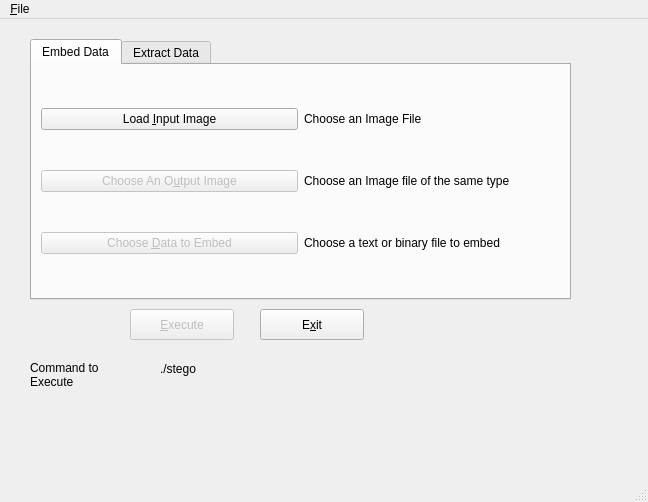
<ui version="4.0" >
 <author></author>
 <comment></comment>
 <exportmacro></exportmacro>
 <class>mainWindow</class>
 <widget class="QMainWindow" name="mainWindow" >
  <property name="geometry" >
   <rect>
    <x>0</x>
    <y>0</y>
    <width>648</width>
    <height>502</height>
   </rect>
  </property>
  <property name="windowTitle" >
   <string>Stego ver. 1.0</string>
  </property>
  <widget class="QWidget" name="centralwidget" >
   <widget class="QTabWidget" name="tabWidget" >
    <property name="geometry" >
     <rect>
      <x>30</x>
      <y>20</y>
      <width>541</width>
      <height>261</height>
     </rect>
    </property>
    <property name="toolTip" >
     <string>Choose the appropriate tab for the action you wish to perform</string>
    </property>
    <property name="currentIndex" >
     <number>0</number>
    </property>
    <widget class="QWidget" name="tab" >
     <attribute name="title" >
      <string>Embed Data</string>
     </attribute>
     <layout class="QGridLayout" >
      <property name="margin" >
       <number>9</number>
      </property>
      <property name="spacing" >
       <number>6</number>
      </property>
      <item row="2" column="1" >
       <widget class="QLabel" name="label_4" >
        <property name="text" >
         <string>Choose a text or binary file to embed</string>
        </property>
       </widget>
      </item>
      <item row="1" column="1" >
       <widget class="QLabel" name="label_3" >
        <property name="text" >
         <string>Choose an Image file of the same type</string>
        </property>
       </widget>
      </item>
      <item row="0" column="1" >
       <widget class="QLabel" name="label_2" >
        <property name="text" >
         <string>Choose an Image File</string>
        </property>
       </widget>
      </item>
      <item row="2" column="0" >
       <widget class="QPushButton" name="EData" >
        <property name="enabled" >
         <bool>false</bool>
        </property>
        <property name="toolTip" >
         <string>Choose Data to Embed</string>
        </property>
        <property name="text" >
         <string>Choose &amp;Data to Embed</string>
        </property>
       </widget>
      </item>
      <item row="1" column="0" >
       <widget class="QPushButton" name="OImage" >
        <property name="enabled" >
         <bool>false</bool>
        </property>
        <property name="toolTip" >
         <string>Choose An Output Image</string>
        </property>
        <property name="text" >
         <string>Choose An O&amp;utput Image</string>
        </property>
       </widget>
      </item>
      <item row="0" column="0" >
       <widget class="QPushButton" name="IImage" >
        <property name="toolTip" >
         <string>Load Input Image</string>
        </property>
        <property name="text" >
         <string>Load &amp;Input Image</string>
        </property>
       </widget>
      </item>
     </layout>
    </widget>
    <widget class="QWidget" name="tab_2" >
     <attribute name="title" >
      <string>Extract Data</string>
     </attribute>
     <widget class="QLabel" name="label" >
      <property name="geometry" >
       <rect>
        <x>30</x>
        <y>20</y>
        <width>321</width>
        <height>19</height>
       </rect>
      </property>
      <property name="text" >
       <string>Choose a file that contains embedded data.</string>
      </property>
     </widget>
     <widget class="QPushButton" name="OpenEmbed" >
      <property name="geometry" >
       <rect>
        <x>30</x>
        <y>60</y>
        <width>131</width>
        <height>31</height>
       </rect>
      </property>
      <property name="toolTip" >
       <string>Open File </string>
      </property>
      <property name="text" >
       <string>&amp;Open File</string>
      </property>
     </widget>
    </widget>
   </widget>
   <widget class="QLabel" name="label_5" >
    <property name="geometry" >
     <rect>
      <x>30</x>
      <y>330</y>
      <width>91</width>
      <height>51</height>
     </rect>
    </property>
    <property name="text" >
     <string>Command to
Execute</string>
    </property>
   </widget>
   <widget class="QLabel" name="label1" >
    <property name="geometry" >
     <rect>
      <x>160</x>
      <y>340</y>
      <width>411</width>
      <height>19</height>
     </rect>
    </property>
    <property name="text" >
     <string>./stego</string>
    </property>
   </widget>
   <widget class="QLabel" name="label3" >
    <property name="geometry" >
     <rect>
      <x>160</x>
      <y>420</y>
      <width>421</width>
      <height>19</height>
     </rect>
    </property>
    <property name="text" >
     <string/>
    </property>
   </widget>
   <widget class="QPushButton" name="bExit" >
    <property name="geometry" >
     <rect>
      <x>260</x>
      <y>290</y>
      <width>104</width>
      <height>31</height>
     </rect>
    </property>
    <property name="toolTip" >
     <string>Exit</string>
    </property>
    <property name="text" >
     <string>E&amp;xit</string>
    </property>
   </widget>
   <widget class="QPushButton" name="bRun" >
    <property name="enabled" >
     <bool>false</bool>
    </property>
    <property name="geometry" >
     <rect>
      <x>130</x>
      <y>290</y>
      <width>104</width>
      <height>31</height>
     </rect>
    </property>
    <property name="toolTip" >
     <string>Execute or Run</string>
    </property>
    <property name="text" >
     <string>&amp;Execute</string>
    </property>
   </widget>
   <widget class="QLabel" name="label2" >
    <property name="geometry" >
     <rect>
      <x>160</x>
      <y>380</y>
      <width>411</width>
      <height>19</height>
     </rect>
    </property>
    <property name="text" >
     <string/>
    </property>
   </widget>
  </widget>
  <widget class="QStatusBar" name="statusbar" />
  <widget class="QMenuBar" name="menuBar" >
   <property name="geometry" >
    <rect>
     <x>0</x>
     <y>0</y>
     <width>648</width>
     <height>31</height>
    </rect>
   </property>
   <widget class="QMenu" name="menu_File" >
    <property name="title" >
     <string>&amp;File</string>
    </property>
    <addaction name="actionExit_2" />
   </widget>
   <addaction name="menu_File" />
  </widget>
  <action name="actionExit" >
   <property name="text" >
    <string>&amp;Exit</string>
   </property>
   <property name="statusTip" >
    <string comment="Exit" />
   </property>
   <property name="shortcut" >
    <string>Alt+F4</string>
   </property>
  </action>
  <action name="actionAbout" >
   <property name="text" >
    <string>&amp;About</string>
   </property>
   <property name="statusTip" >
    <string comment="About" />
   </property>
   <property name="shortcut" >
    <string>F1</string>
   </property>
  </action>
  <action name="actionExit_2" >
   <property name="text" >
    <string>Exit</string>
   </property>
   <property name="shortcut" >
    <string>Ctrl+W</string>
   </property>
  </action>
 </widget>
 <pixmapfunction></pixmapfunction>
 <tabstops>
  <tabstop>IImage</tabstop>
  <tabstop>OImage</tabstop>
  <tabstop>EData</tabstop>
 </tabstops>
 <resources/>
 <connections/>
</ui>
